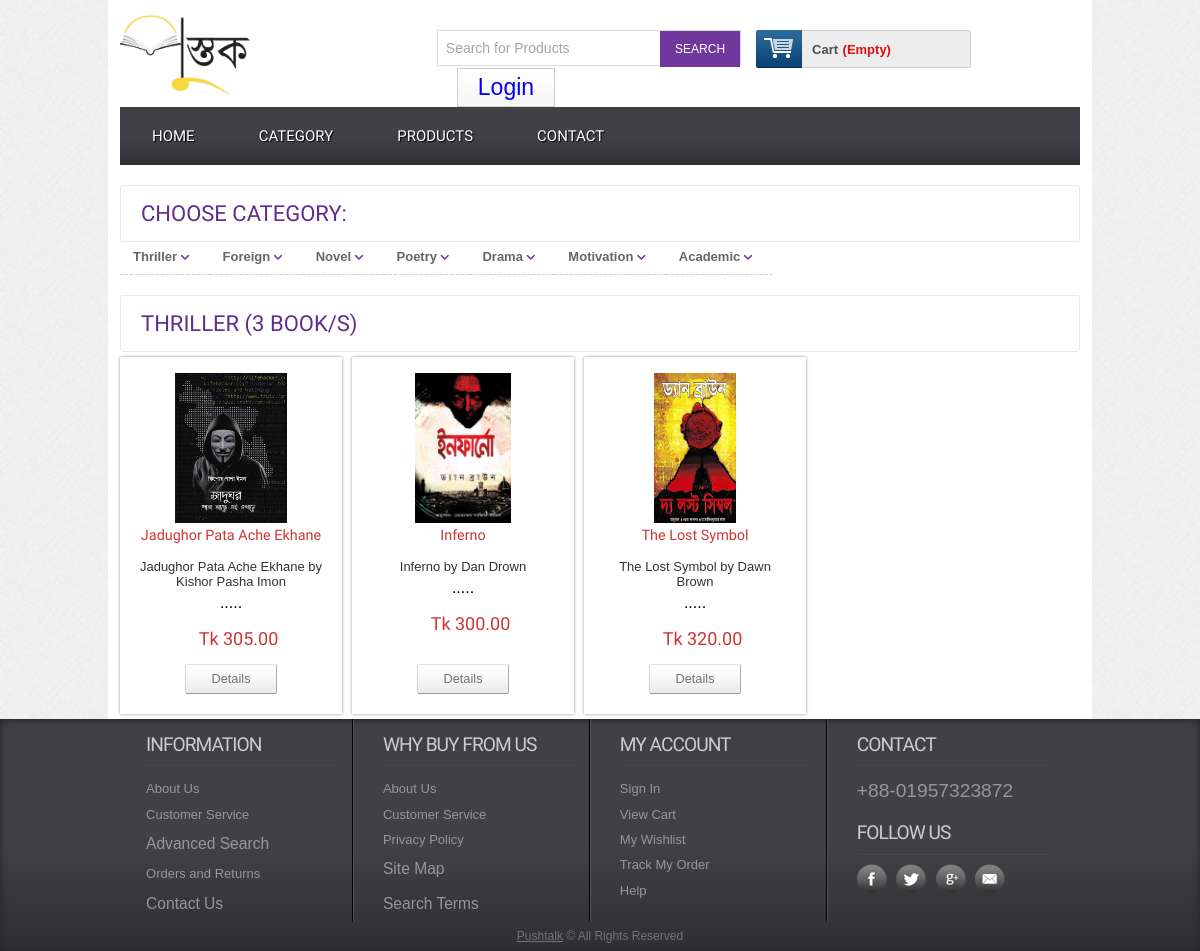
Screenshot of /productbycat.php?catId=8 with the database file from the repository.
### tables this page shows
CREATE TABLE `tbl_category` (
  `catId` int(11) NOT NULL,
  `catName` varchar(30) NOT NULL
);

CREATE TABLE `tbl_product` (
  `productId` int(11) NOT NULL,
  `productName` varchar(100) NOT NULL,
  `catId` int(11) NOT NULL,
  `brandId` int(11) NOT NULL,
  `body` text NOT NULL,
  `price` float(10,2) NOT NULL,
  `image` varchar(255) NOT NULL,
  `type` tinyint(4) NOT NULL DEFAULT 0
);

### classes/Category.php (called while the page is built, shortened)
<?php
    $filepath = realpath(dirname(__FILE__));
    include_once ($filepath.'/../lib/Database.php');
    include_once ($filepath.'/../helpers/Format.php');
?>
<?php
    class Category{
        private $db;
        public function __construct(){
            $this->db = new Database();
        }
        public function getAllCat(){
            $query = "SELECT * FROM tbl_category ORDER BY catId DESC";
            $result = $this->db->select($query);
            return $result;
        }
        public function getCatNameById($id){
            $catId     = mysqli_real_escape_string($this->db->link, $id);
            $query = "SELECT DISTINCT catName FROM tbl_category WHERE catId = '$catId' ";
            $result = $this->db->select($query);
            return $result;
        }
    }
?>

### lib/Database.php (called while the page is built, shortened)
<?php
class Database
{
    public $host   = DB_HOST;
    public $user   = DB_USER;
    public $pass   = DB_PASS;
    public $dbname = DB_NAME;
    public $link;
    private function connectDB()
    {
        $this->link = new mysqli(
                        $this->host,
                        $this->user,
                        $this->pass,
                        $this->dbname
                     );
    }
    public function select($query)
    {
        $result = $this->link->query($query) or
            die($this->link->error . __LINE__);
        if ($result->num_rows > 0) {
            return $result;
        } else {
            return false;
        }
    }
}

### classes/Product.php (called while the page is built, shortened)
<?php
    $filepath = realpath(dirname(__FILE__));
    include_once ($filepath.'/../lib/Database.php');
    include_once ($filepath.'/../helpers/Format.php');
?>
<?php
    class Product{
        private $db;
        public function __construct(){
            $this->db = new Database();
        }
    public function productByCat($id){
        $catId     = mysqli_real_escape_string($this->db->link, $id);
        $query  = "SELECT tbl_category.catName, tbl_product.* FROM tbl_product, tbl_category WHERE tbl_product.catId = tbl_category.catId AND tbl_product.catId = '$catId' ";
        $result = $this->db->select($query);
        return $result;
    }
    public function countProductOfCat($id){
        $catId     = mysqli_real_escape_string($this->db->link, $id);
        $query = "SELECT COUNT(productId) AS Total FROM tbl_product WHERE catId = '$catId' ";
        $result = $this->db->select($query);
        return $result;
    }
    }
?>

### helpers/Format.php (called while the page is built, shortened)
<?php
class Format
{
    public function textShorten($text, $limit = 400)
    {
        $text = $text . " ";
        $text = substr($text, 0, $limit);
        $text = substr($text, 0, strrpos($text, ' '));
        $text = $text . ".....";
        return $text;
    }
}

### productbycat.php (the view, shortened to what this page needs)
<?php include 'inc/header.php';?>
<?php
	if (!isset($_GET['catId']) || $_GET['catId'] == NULL) {
        echo "<script> window.location = '404.php'; </script>";
    } else {
        $id =  preg_replace('/[^-a-zA-Z0-9_]/', '', $_GET['catId']);
    }
?>
 <div class="main">
    <div class="content">
		<div class="content_top">
            <div class="heading">
                <h3>Choose Category:</h3>
            </div>
        </div>
        <div class="section group sidecat j_c_center ">
            <ul class="center">
				<?php
					$getCat = $cat->getAllCat();
					if ($getCat) {
						while ($result = $getCat->fetch_assoc()) {
				?>
				<li class="flex-direction">
					<a href="productbycat.php?catId=<?php echo $result['catId'];?>">
						<?php echo $result['catName'];?>
						<i class="fas fa-chevron-down"> </i>
					</a>
				</li>
            	<?php } } ?>
            </ul>
        </div>
	</div>
		<div class="content_top">
    		<div class="heading">
				<?php
					$namebycat = $cat->getCatNameById($id);
					if ($namebycat ) {
						while ($result = $namebycat->fetch_assoc() ) {
				?>
				<h3> <?php echo $result['catName'];?>
					<?php 	} }?>
					<?php
						$productofcat = $pd->countProductOfCat($id);
						if ($productofcat ) {
						while ($result = $productofcat->fetch_assoc() ) {
					?>
					<b> (<?php echo $result['Total'];?> Book/s) <b>
					<?php 	} }?>
				</h3>
    		</div>
    	</div>
	    <div class="section group">
				<?php
					$productbycat = $pd->productByCat($id);
					if ($productbycat) {
						while ($result = $productbycat->fetch_assoc()) {
				?>
				<div class="grid_1_of_4 images_1_of_4">
					<a href="details.php?proid=<?php echo $result['productId'] ;?>">
						<img src="admin/<?php echo $result['image'] ;?>" class="img_cng" alt=""/>
					</a>
					<h2> <?php echo $result['productName'] ;?> </h2>
					<p><?php echo $fm->textShorten($result['body'], 60) ;?> </p>
					<p><span class="price">Tk <?php echo $result['price'] ;?></span></p>
					<div class="button"> <span>
						<a href="details.php?proid=<?php echo $result['productId'] ;?>"
						class="details">Details</a>
						</span> </div>
				</div>
				<?php 	} } else {
					echo "<h3> This category has no products available! </h3>";
				} ?>
		</div>
    </div>
 </div>
 <?php include 'inc/footer.php';?>

### css/style.css (style rules this page uses)
html, body, div, span, applet, object, iframe, h1, h2, h3, h4, h5, h6, p, blockquote, pre, a, abbr, acronym, address, big, cite, code, del, dfn, em, img, ins, kbd, q, s, samp, small, strike, strong, sub, sup, tt, var, b, u, i, dl, dt, dd, ol, nav ul, nav li, fieldset, form, label, legend, table, caption, tbody, tfoot, thead, tr, th, td, article, aside, canvas, details, embed, figure, figcaption, footer, header, hgroup, menu, nav, output, ruby, section, summary, time, mark, audio, video { margin: 0; padding: 0; border: 0; font-size: 100%; font: inherit; vertical-align: baseline; }
ol, ul { list-style: none; margin: 0; padding: 0; }
a { text-decoration: none; transition: all 0.5s ease; }
img { max-width: 100%; }
body { font-family: Arial, Helvetica, sans-serif; background: url(../images/body_bg3.jpg); }
.section { clear: both; padding: 0px; margin: 0px; display: flex; flex-wrap: wrap; }
.group:before, .group:after { content: ""; display: table; }
.group:after { clear: both; }
.group { zoom: 1; }
.content { padding: 20px 0; background: #FFF; }
.content_top { padding: 15px 20px; border: 1px solid #EBE8E8; border-radius: 3px; }
.heading { float: left; margin-right: 10%; }
.heading h3 { font-family: 'Monda', sans-serif; font-size: 22px; color: var(--color1_1); text-transform: uppercase; }
.grid_1_of_4 { display: block; float: left; margin: 1% 0 1% 1.6%; box-shadow: 0px 0px 3px rgb(150, 150, 150); }
.grid_1_of_4:first-child { margin-left: 0; }
.images_1_of_4 { padding: 1em; text-align: center; position: relative; height: 325px; width: 190px; margin: 5px; }
.images_1_of_4 img { height: 150px; max-width: 100%; }
.images_1_of_4 h2 { color: var(--font-red); font-family: 'Monda', sans-serif; font-size: 0.9em; font-weight: normal; }
.images_1_of_4 p { font-size: 0.8125em; padding: 0.4em 0; color: #333; }
.images_1_of_4 p span.price { font-size: 18px; font-family: 'Monda', sans-serif; color: var(--font-red); margin-left: 15px; }
.images_1_of_4 .button { float: left; width: 100%; position: absolute; bottom: 5px; left: 50%; right: 50%; transform: translate(-50%,-50%); }
.images_1_of_4 .button a { font-family: "Trebuchet MS", Arial, Helvetica, sans-serif; padding: .5em 2em; font-size: 0.8em; color: #737370; text-decoration: none !important; background: url(../images/button-bg.png) repeat-x 0 0 #E8E8E8; display: inline-block; border-left: 1px solid #D4D4D4 !important; border-right: 1px solid #ADADAD !important; border-top: 1px solid #E0E0E0 !important; border-bottom: 1px solid #9C9C9C !important; cursor: pointer !important; border-radius: 2px; -moz-border-radius: 2px; -webkit-border-radius: 2px; -webkit-transition: all 0.5s ease; -moz-transition: all 0.5s ease; -o-transition: all 0.5s ease; transition: all 0.5s ease; }
.section { clear: both; padding: 0px; margin: 0px; }
.sidecat li a { font-size: 0.8125em; padding: 0.42em 1em; color: #666; display: block; line-height: 1.6em; font-family: Arial, Helvetica, sans-serif; font-weight: 600; border-bottom: 1px dashed #CCC; }
.sidecat ul li a i { color: var(--color1); font-size: 0.75em; padding: 0 .75em 0 0; }

### css/custom.css (style rules this page uses)
.center { display: flex; align-items: center; justify-content: center; }

### rows the page displays
tbl_category: catName "Thriller", catName "THRILLER"
tbl_category: catName "Foreign"
tbl_category: catName "Novel"
tbl_category: catName "Poetry"
tbl_category: catName "Drama"
tbl_category: catName "Motivation"
tbl_category: catName "Academic"
tbl_product: image (picture), productName "Jadughor Pata Ache Ekhane", body "Jadughor Pata Ache Ekhane by Kishor Pasha Imon .....", price "305.00"
tbl_product: image (picture), productName "Inferno", body "Inferno by Dan Drown .....", price "300.00"
tbl_product: image (picture), productName "The Lost Symbol", body "The Lost Symbol by Dawn Brown .....", price "320.00"

### other values shown
$result['Total'] "3"
